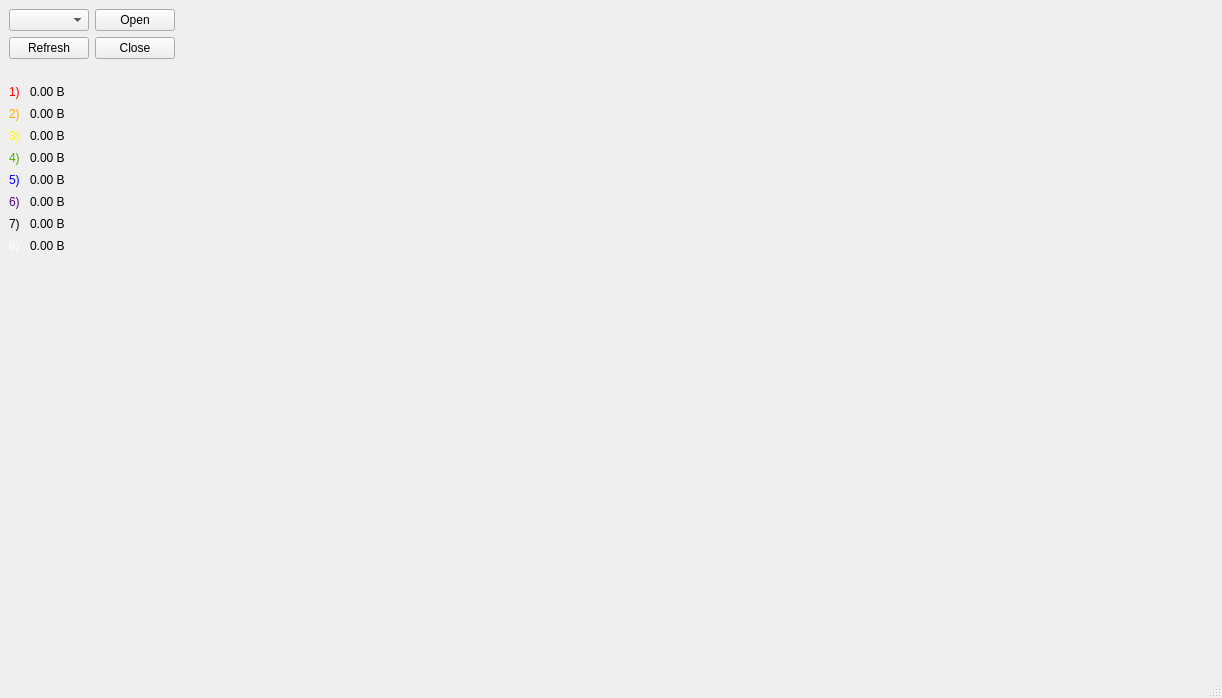
<?xml version="1.0" encoding="UTF-8"?>
<ui version="4.0">
 <class>MainWindow</class>
 <widget class="QMainWindow" name="MainWindow">
  <property name="geometry">
   <rect>
    <x>0</x>
    <y>0</y>
    <width>1222</width>
    <height>698</height>
   </rect>
  </property>
  <property name="windowTitle">
   <string>MainWindow</string>
  </property>
  <widget class="QWidget" name="centralwidget">
   <layout class="QHBoxLayout" name="horizontalLayout" stretch="1,10">
    <item>
     <layout class="QVBoxLayout" name="verticalLayout_2" stretch="0,8">
      <item>
       <layout class="QGridLayout" name="gridLayout">
        <item row="0" column="0">
         <widget class="QComboBox" name="comboBox"/>
        </item>
        <item row="0" column="1">
         <widget class="QPushButton" name="pushButton">
          <property name="text">
           <string>Open</string>
          </property>
         </widget>
        </item>
        <item row="1" column="0">
         <widget class="QPushButton" name="pushButton_3">
          <property name="text">
           <string>Refresh</string>
          </property>
         </widget>
        </item>
        <item row="1" column="1">
         <widget class="QPushButton" name="pushButton_2">
          <property name="text">
           <string>Close</string>
          </property>
         </widget>
        </item>
       </layout>
      </item>
      <item>
       <layout class="QFormLayout" name="formLayout">
        <property name="horizontalSpacing">
         <number>10</number>
        </property>
        <property name="verticalSpacing">
         <number>8</number>
        </property>
        <property name="topMargin">
         <number>20</number>
        </property>
        <item row="0" column="0">
         <widget class="QLabel" name="label">
          <property name="text">
           <string>&lt;html&gt;&lt;head/&gt;&lt;body&gt;&lt;p&gt;&lt;span style=&quot; color:#ff0000;&quot;&gt;1)&lt;/span&gt;&lt;/p&gt;&lt;/body&gt;&lt;/html&gt;</string>
          </property>
         </widget>
        </item>
        <item row="0" column="1">
         <widget class="QLabel" name="label_9">
          <property name="text">
           <string>0.00 В</string>
          </property>
         </widget>
        </item>
        <item row="1" column="0">
         <widget class="QLabel" name="label_2">
          <property name="text">
           <string>&lt;html&gt;&lt;head/&gt;&lt;body&gt;&lt;p&gt;&lt;span style=&quot; color:#ffaa00;&quot;&gt;2)&lt;/span&gt;&lt;/p&gt;&lt;/body&gt;&lt;/html&gt;</string>
          </property>
         </widget>
        </item>
        <item row="1" column="1">
         <widget class="QLabel" name="label_10">
          <property name="text">
           <string>0.00 В</string>
          </property>
         </widget>
        </item>
        <item row="2" column="0">
         <widget class="QLabel" name="label_3">
          <property name="text">
           <string>&lt;html&gt;&lt;head/&gt;&lt;body&gt;&lt;p&gt;&lt;span style=&quot; color:#ffff00;&quot;&gt;3)&lt;/span&gt;&lt;/p&gt;&lt;/body&gt;&lt;/html&gt;</string>
          </property>
         </widget>
        </item>
        <item row="2" column="1">
         <widget class="QLabel" name="label_11">
          <property name="text">
           <string>0.00 В</string>
          </property>
         </widget>
        </item>
        <item row="3" column="0">
         <widget class="QLabel" name="label_5">
          <property name="text">
           <string>&lt;html&gt;&lt;head/&gt;&lt;body&gt;&lt;p&gt;&lt;span style=&quot; color:#55aa00;&quot;&gt;4)&lt;/span&gt;&lt;/p&gt;&lt;/body&gt;&lt;/html&gt;</string>
          </property>
         </widget>
        </item>
        <item row="3" column="1">
         <widget class="QLabel" name="label_12">
          <property name="text">
           <string>0.00 В</string>
          </property>
         </widget>
        </item>
        <item row="4" column="0">
         <widget class="QLabel" name="label_6">
          <property name="text">
           <string>&lt;html&gt;&lt;head/&gt;&lt;body&gt;&lt;p&gt;&lt;span style=&quot; color:#0000ff;&quot;&gt;5)&lt;/span&gt;&lt;/p&gt;&lt;/body&gt;&lt;/html&gt;</string>
          </property>
         </widget>
        </item>
        <item row="4" column="1">
         <widget class="QLabel" name="label_13">
          <property name="text">
           <string>0.00 В</string>
          </property>
         </widget>
        </item>
        <item row="5" column="0">
         <widget class="QLabel" name="label_7">
          <property name="text">
           <string>&lt;html&gt;&lt;head/&gt;&lt;body&gt;&lt;p&gt;&lt;span style=&quot; color:#55007f;&quot;&gt;6)&lt;/span&gt;&lt;/p&gt;&lt;/body&gt;&lt;/html&gt;</string>
          </property>
         </widget>
        </item>
        <item row="5" column="1">
         <widget class="QLabel" name="label_14">
          <property name="text">
           <string>0.00 В</string>
          </property>
         </widget>
        </item>
        <item row="6" column="0">
         <widget class="QLabel" name="label_8">
          <property name="text">
           <string>7)</string>
          </property>
         </widget>
        </item>
        <item row="6" column="1">
         <widget class="QLabel" name="label_15">
          <property name="text">
           <string>0.00 В</string>
          </property>
         </widget>
        </item>
        <item row="7" column="0">
         <widget class="QLabel" name="label_4">
          <property name="text">
           <string>&lt;html&gt;&lt;head/&gt;&lt;body&gt;&lt;p&gt;&lt;span style=&quot; color:#ffffff;&quot;&gt;8)&lt;/span&gt;&lt;/p&gt;&lt;/body&gt;&lt;/html&gt;</string>
          </property>
         </widget>
        </item>
        <item row="7" column="1">
         <widget class="QLabel" name="label_16">
          <property name="text">
           <string>0.00 В</string>
          </property>
         </widget>
        </item>
       </layout>
      </item>
     </layout>
    </item>
    <item>
     <layout class="QGridLayout" name="gridLayout_5">
      <item row="1" column="0">
       <widget class="QCustomPlot" name="widget_2" native="true"/>
      </item>
      <item row="2" column="0">
       <widget class="QCustomPlot" name="widget_3" native="true"/>
      </item>
      <item row="3" column="0">
       <widget class="QCustomPlot" name="widget_4" native="true"/>
      </item>
      <item row="0" column="0">
       <widget class="QCustomPlot" name="widget" native="true"/>
      </item>
      <item row="0" column="1">
       <widget class="QCustomPlot" name="widget_5" native="true"/>
      </item>
      <item row="1" column="1">
       <widget class="QCustomPlot" name="widget_6" native="true"/>
      </item>
      <item row="2" column="1">
       <widget class="QCustomPlot" name="widget_7" native="true"/>
      </item>
      <item row="3" column="1">
       <widget class="QCustomPlot" name="widget_8" native="true"/>
      </item>
     </layout>
    </item>
   </layout>
  </widget>
  <widget class="QMenuBar" name="menubar">
   <property name="geometry">
    <rect>
     <x>0</x>
     <y>0</y>
     <width>1222</width>
     <height>23</height>
    </rect>
   </property>
  </widget>
  <widget class="QStatusBar" name="statusbar"/>
 </widget>
 <customwidgets>
  <customwidget>
   <class>QCustomPlot</class>
   <extends>QWidget</extends>
   <header>qcustomplot.h</header>
   <container>1</container>
  </customwidget>
 </customwidgets>
 <resources/>
 <connections/>
</ui>
